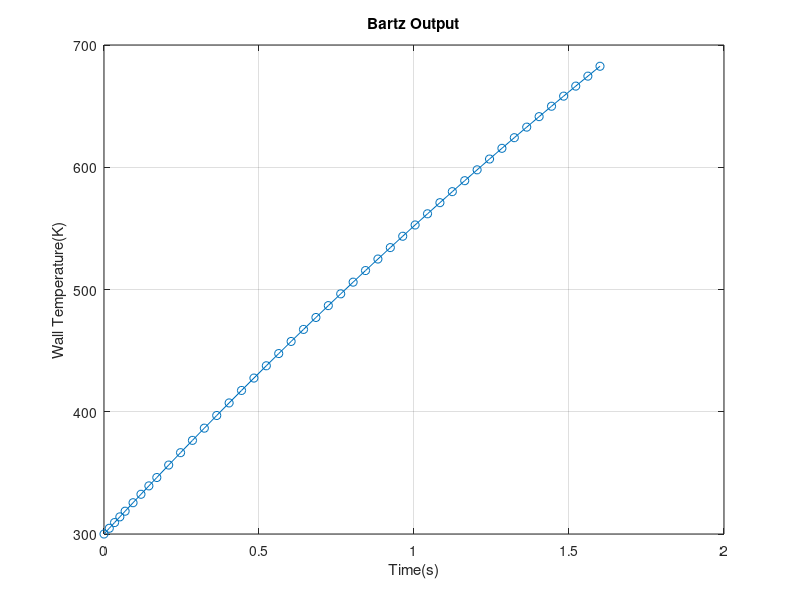

Here is the MATLAB script that generated this plot:
clear; clc;
%% ALL UNITS SI %%
%% === INPUTS === %%
% DE-1 (Cardinal) %
mdot = 1.61;    %mdot (kg/s)
%Chamber Dimensions%
r_i = 0.0664866;    %inner radius
t_w = 0.01;    %wall thickness
r_o = r_i + t_w;    %outer radius
A_loc = pi * (r_i)^2;
r_t = 0.0221622;    %throat radius
D_t = 2 * r_t;
A_t = pi * (r_t)^2;
L = 0.15;    %chamber length (use RPA)

% Chamber Material%
rho = 2700; %density
c_p = 896;  %specific heat (J/kg K)
k = 170;    %Thermal conductivity (W/m K)
sigma_yield = 276e6;    %yield strength, room temperature
sigma_ultimate = 310e6; %ultimate strength

P_chamber = 3e6;

T_gas = 1820;   %gas temperature (K)

c_star = P_chamber * A_t / mdot;

%Combustion Gas Properties (Take From RPA)%
mu = 7.359e-5;  %viscosity (kg/(m.s) or Pa.s)
c_p_gas = 1850; %specific heat, constant pressure
Pr = 0.5905;    %Prandtl number, effective
u = 700;    %gas velocity

%% === BARTZ HEAT TRANSFER COEFFICIENT === %%
L_c = t_w; %characteristic length
D = 2 * r_i;

h_bartz = 0.026 * (mu^0.2 * c_p_gas) / (Pr^0.6 * D_t^0.2) * (P_chamber / c_star)^0.8 * (D_t / (D_t/2))^0.1 * (A_t / (A_loc)) ^ 0.9;

h = h_bartz;

%% === BIOT NUMBER CHECK === %%
Bi = h * L_c / k;

fprintf('Biot Number Check:\n');
fprintf('Biot Number: %.3f\n',Bi);

if Bi < 0.1
    fprintf('Lumped mass model is valid.\n\n');
else
    fprintf('Lumped mass model is NOT valid.\n\n');
end

%% === LUMPED MASS HEAT TRANSFER MODEL === %%
A_inner = 2 * pi * r_i;
V_wall = pi * (r_o^2 - r_i^2) * L;
m_wall = V_wall*rho;
disp(['Mass of Chamber Wall (kg):',num2str(m_wall)]);
C_th = m_wall*c_p;

dTwdt = @(t,Tw) h * A_inner * (T_gas-Tw) / (m_wall*c_p);

t_end = 1.6;    %total burn time (s)
Tw0 = 300;
[t,Tw]=ode45(dTwdt, [0,t_end],Tw0);

figure;
plot(t,Tw,'-o');
xlabel("Time(s)");
ylabel("Wall Temperature(K)");
title('Bartz Output');
grid on;

%% === HOOP STRESS === %%
ECF = 0.52;
sigma = (P_chamber * (r_o^2 + r_i^2) / (r_o^2 - r_i^2));
sf = (sigma_yield * ECF) / sigma;
disp(['Safety Factor:',num2str(sf)]);
